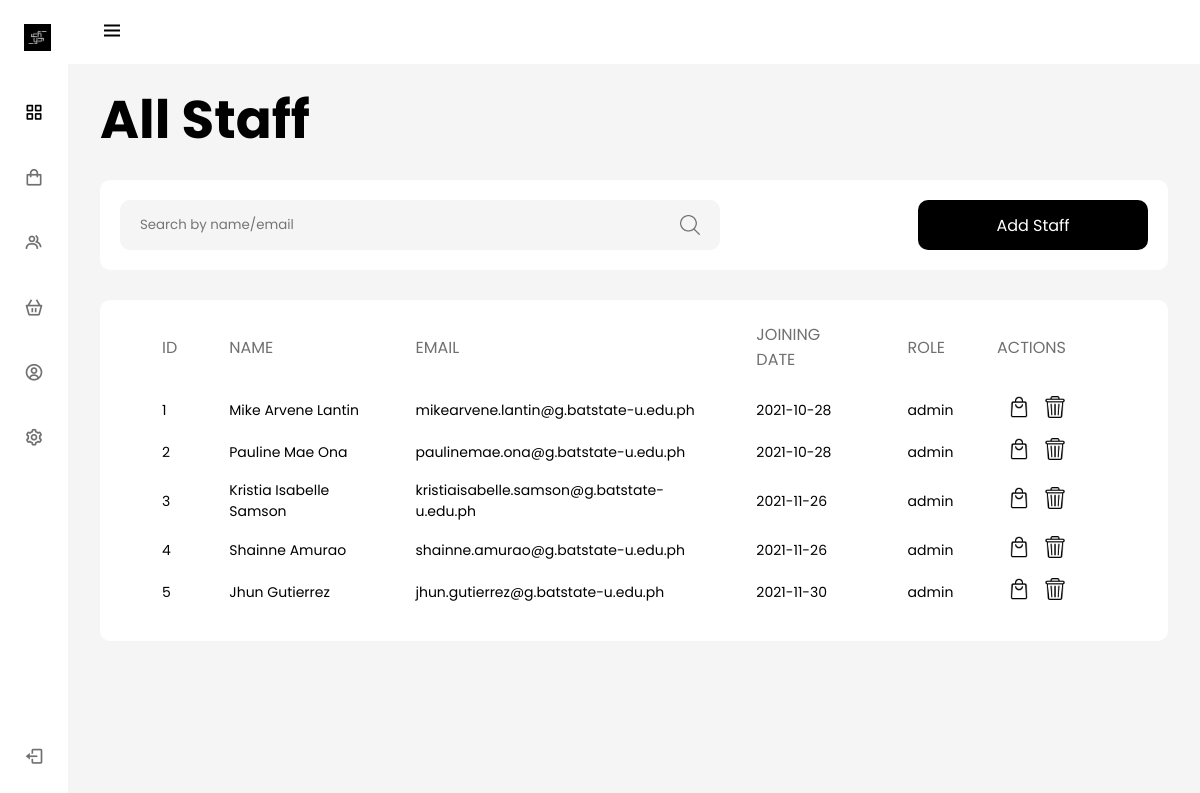
The app's page /admin/staff.php with its own data.
### tables this page shows
CREATE TABLE `tbl_staff` (
  `id` int(10) UNSIGNED NOT NULL,
  `name` varchar(255) NOT NULL,
  `email` varchar(255) NOT NULL,
  `date` date NOT NULL,
  `role` varchar(50) NOT NULL
);

### admin/staff.php (the view, shortened to what this page needs)
<?php
    if(isset($_GET['page'])) {
        $page = $_GET['page'];
    } else {
        $page = 1;
    }
    $numPerPage = 10;
    $startFrom = ($page - 1) * $numPerPage;
    $con = openCon();
    $query = "SELECT * FROM tbl_staff LIMIT $startFrom, $numPerPage";
    $result = $con->query($query);
?>
<!DOCTYPE html>
<html lang="en">
<head>
  <link href="https://cdn.jsdelivr.net/npm/boxicons@2.0.5/css/boxicons.min.css" rel="stylesheet" />
  <link rel="stylesheet" href="includes/assets/css/styles.css" />
  <link rel="stylesheet" href="includes/assets/css/resets.css" />
  <link rel="stylesheet" href="includes/assets/css/headerSidebar.css" />
  <link rel="stylesheet" href="includes/assets/css/modal.css" />
</head>
<body id="body-pd">
  <?php include 'includes/header.php' ?>
  <?php include 'includes/navBar.php' ?>
  <div class="container">
    <h1>All Staff</h1>
    <div class="staff-banner">
      <div class="search-container">
        <input class="search-input" type="text" onkeyup="searchFilter()" placeholder="Search by name/email">
      </div>
      <div class="addStaff-container">
        <button id="btn-add"><a href="" type="button">Add Staff</a></button>
      </div>
    </div>
    <div class="staff">
      <div class="staff-table table">
        <table>
          <thead>
            <tr>
              <th class="title">ID</th>
              <th class="title">Name</th>
              <th class="title">Email</th>
              <th class="title">Joining Date</th>
              <th class="title">Role</th>
              <th class="title">Actions</th>
            </tr>
          </thead>
          <tbody>
            <?php
              while ($row = $result->fetch_array()) {
                  echo "<tr>";
                      echo "<td class=\"data\">" . $row['id'] . "</td>";
                      echo "<td class=\"data\">" . $row['name'] . "</td>";
                      echo "<td class=\"data\">" . $row['email'] . "</td>";
                      echo "<td class=\"data\">" . $row['date'] . "</td>";
                      echo "<td class=\"data\">" . $row['role'] . "</td>";
                      echo "<td class=\"data\"><a href=\"#\"><img id=\"shopBtn\" src=\"includes/assets/img/product.png\" alt=\"\"></a>
                              <a href=\"staffDelete.php?id=" . $row['id'] . "\"><img id=\"deleteBtn\" src=\"includes/assets/img/bin.png\" alt=\"\"></a></td>";
                  echo "</tr>\n";
              }
            ?>
          </tbody>
        </table>
      </div>
      <div class="page-container">
      </div>
    </div>
  </div>
</body>
</html>

### admin/includes/assets/css/styles.css (style rules this page uses)
.page-container { position: absolute; height: 100px; right: 0; }
.customers, .orders, .staff, .setting, .products { margin-top: 20px; position: relative; }
.customers-table, .orders-table, .staff-table, .products-table { margin-top: 30px; padding: 20px; background-color: var(--white-color); border-radius: 10px; }
table { width: 100%; height: auto; }
.title { padding: 0 10px 20px 40px;; text-align: left; color: var(--font-color); font-weight: 400; text-transform: uppercase; }
.data { padding-left: 40px; padding-bottom: 10px; font-size: 14px; }
.title:last-of-type, .data:last-of-type { text-align: right; padding-right: 70px; }
.title:last-of-type { padding-right: 80px; }
.title, .data { border-bottom: 1px solid var(--white-color); }
td #shopBtn, td #deleteBtn, td #editBtn { width: 22px; height: 22px; margin-right: 10px; }
.staff-banner, .products-banner { width: 100%; height: 90px; background-color: var(--white-color); border-radius: 10px; padding: 20px; display: flex; align-items: center; justify-content: space-between; margin-top: 20px; }
.search-input { background-color: var(--body-color); border-radius: 10px; width: 600px; height: 50px; padding: 10px 10px 10px 20px; font-family: poppins; border: none; background-image:url(../img/search.png); background-position:560px; background-size:20px; background-repeat:no-repeat; }
#btn-add, #btn-submit, .btn-upProfile { display: block; width: 230px; height: 50px; border-radius: 10px; border: none; background-color: var(--black-color); font-family: poppins; font-size: 16px; cursor: pointer; }
#btn-add a, #btn-submit, .btn-upProfile a { text-decoration: none; color: var(--white-color); }

### admin/includes/assets/css/headerSidebar.css (style rules this page uses)
.container { padding: 1rem 1rem 0 0; }
h1 { font-size: 3.3125rem; margin: 0; }
@media screen and (min-width: 768px) { body { margin: calc(var(--header-height) + 1rem) 0 0 0; padding-left: calc(var(--nav-width) + 2rem); } }

### admin/includes/assets/css/modal.css (style rules this page uses)
input { font-family: var(--body-font); }

### records on screen
tbl_staff: id "1", name "Mike Arvene Lantin", email "mikearvene.lantin@g.batstate-u.edu.ph", date "2021-10-28", role "admin"
tbl_staff: id "2", name "Pauline Mae Ona", email "paulinemae.ona@g.batstate-u.edu.ph", date "2021-10-28", role "admin"
tbl_staff: id "3", name "Kristia Isabelle Samson", email "kristiaisabelle.samson@g.batstate-u.edu.ph", date "2021-11-26", role "admin"
tbl_staff: id "4", name "Shainne Amurao", email "shainne.amurao@g.batstate-u.edu.ph", date "2021-11-26", role "admin"
tbl_staff: id "5", name "Jhun Gutierrez", email "jhun.gutierrez@g.batstate-u.edu.ph", date "2021-11-30", role "admin"
